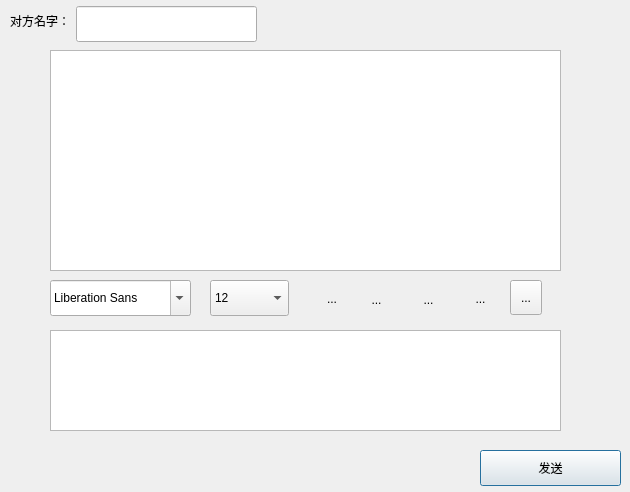
<?xml version="1.0" encoding="UTF-8"?>
<ui version="4.0">
 <class>PersonalDialog</class>
 <widget class="QDialog" name="PersonalDialog">
  <property name="geometry">
   <rect>
    <x>0</x>
    <y>0</y>
    <width>630</width>
    <height>492</height>
   </rect>
  </property>
  <property name="windowTitle">
   <string>Dialog</string>
  </property>
  <widget class="QTextEdit" name="textEdit">
   <property name="geometry">
    <rect>
     <x>50</x>
     <y>50</y>
     <width>511</width>
     <height>221</height>
    </rect>
   </property>
  </widget>
  <widget class="QLineEdit" name="lineEdit_name">
   <property name="geometry">
    <rect>
     <x>76</x>
     <y>6</y>
     <width>181</width>
     <height>36</height>
    </rect>
   </property>
  </widget>
  <widget class="QPushButton" name="pushButton_send">
   <property name="geometry">
    <rect>
     <x>480</x>
     <y>450</y>
     <width>141</width>
     <height>36</height>
    </rect>
   </property>
   <property name="text">
    <string>发送</string>
   </property>
  </widget>
  <widget class="QLabel" name="label">
   <property name="geometry">
    <rect>
     <x>10</x>
     <y>10</y>
     <width>63</width>
     <height>22</height>
    </rect>
   </property>
   <property name="text">
    <string>对方名字：</string>
   </property>
  </widget>
  <widget class="QFontComboBox" name="fontComboBox">
   <property name="geometry">
    <rect>
     <x>50</x>
     <y>280</y>
     <width>141</width>
     <height>36</height>
    </rect>
   </property>
  </widget>
  <widget class="QComboBox" name="comboBox">
   <property name="geometry">
    <rect>
     <x>210</x>
     <y>280</y>
     <width>79</width>
     <height>36</height>
    </rect>
   </property>
   <item>
    <property name="text">
     <string>12</string>
    </property>
   </item>
   <item>
    <property name="text">
     <string>13</string>
    </property>
   </item>
   <item>
    <property name="text">
     <string>14</string>
    </property>
   </item>
   <item>
    <property name="text">
     <string>15</string>
    </property>
   </item>
   <item>
    <property name="text">
     <string>16</string>
    </property>
   </item>
   <item>
    <property name="text">
     <string>17</string>
    </property>
   </item>
   <item>
    <property name="text">
     <string>18</string>
    </property>
   </item>
   <item>
    <property name="text">
     <string>10</string>
    </property>
   </item>
   <item>
    <property name="text">
     <string>9</string>
    </property>
   </item>
  </widget>
  <widget class="QToolButton" name="toolButton">
   <property name="geometry">
    <rect>
     <x>324</x>
     <y>291</y>
     <width>16</width>
     <height>16</height>
    </rect>
   </property>
   <property name="styleSheet">
    <string notr="true">border-image: url(:/image/bold.png);</string>
   </property>
   <property name="text">
    <string>...</string>
   </property>
   <property name="icon">
    <iconset>
     <normaloff>image/bold_copy.png</normaloff>image/bold_copy.png</iconset>
   </property>
   <property name="iconSize">
    <size>
     <width>20</width>
     <height>20</height>
    </size>
   </property>
   <property name="checkable">
    <bool>true</bool>
   </property>
   <property name="autoRaise">
    <bool>true</bool>
   </property>
  </widget>
  <widget class="QToolButton" name="toolButton_2">
   <property name="geometry">
    <rect>
     <x>361</x>
     <y>284</y>
     <width>31</width>
     <height>31</height>
    </rect>
   </property>
   <property name="styleSheet">
    <string notr="true">border-image: url(:/image/tilt.png);</string>
   </property>
   <property name="text">
    <string>...</string>
   </property>
   <property name="icon">
    <iconset>
     <normaloff>image/tilt.png</normaloff>image/tilt.png</iconset>
   </property>
   <property name="iconSize">
    <size>
     <width>20</width>
     <height>20</height>
    </size>
   </property>
   <property name="checkable">
    <bool>true</bool>
   </property>
   <property name="autoRaise">
    <bool>true</bool>
   </property>
  </widget>
  <widget class="QToolButton" name="toolButton_3">
   <property name="geometry">
    <rect>
     <x>418</x>
     <y>289</y>
     <width>21</width>
     <height>21</height>
    </rect>
   </property>
   <property name="styleSheet">
    <string notr="true">border-image: url(:/image/Underline.png);</string>
   </property>
   <property name="text">
    <string>...</string>
   </property>
   <property name="icon">
    <iconset>
     <normaloff>image/Underline.png</normaloff>image/Underline.png</iconset>
   </property>
   <property name="iconSize">
    <size>
     <width>20</width>
     <height>20</height>
    </size>
   </property>
   <property name="checkable">
    <bool>true</bool>
   </property>
   <property name="autoRaise">
    <bool>true</bool>
   </property>
  </widget>
  <widget class="QToolButton" name="toolButton_4">
   <property name="geometry">
    <rect>
     <x>470</x>
     <y>288</y>
     <width>21</width>
     <height>21</height>
    </rect>
   </property>
   <property name="styleSheet">
    <string notr="true">border-image: url(:/image/color.png);</string>
   </property>
   <property name="text">
    <string>...</string>
   </property>
   <property name="icon">
    <iconset>
     <normaloff>image/color.png</normaloff>image/color.png</iconset>
   </property>
   <property name="iconSize">
    <size>
     <width>20</width>
     <height>20</height>
    </size>
   </property>
   <property name="checkable">
    <bool>true</bool>
   </property>
   <property name="autoRaise">
    <bool>true</bool>
   </property>
  </widget>
  <widget class="QTextEdit" name="textEdit_2">
   <property name="geometry">
    <rect>
     <x>50</x>
     <y>330</y>
     <width>511</width>
     <height>101</height>
    </rect>
   </property>
  </widget>
  <widget class="QToolButton" name="toolButton_5">
   <property name="geometry">
    <rect>
     <x>510</x>
     <y>280</y>
     <width>32</width>
     <height>35</height>
    </rect>
   </property>
   <property name="styleSheet">
    <string notr="true">border-image: url(:/image/table.png);</string>
   </property>
   <property name="text">
    <string>...</string>
   </property>
   <property name="icon">
    <iconset>
     <normaloff>image/table.png</normaloff>image/table.png</iconset>
   </property>
   <property name="iconSize">
    <size>
     <width>20</width>
     <height>20</height>
    </size>
   </property>
  </widget>
 </widget>
 <resources/>
 <connections/>
</ui>
